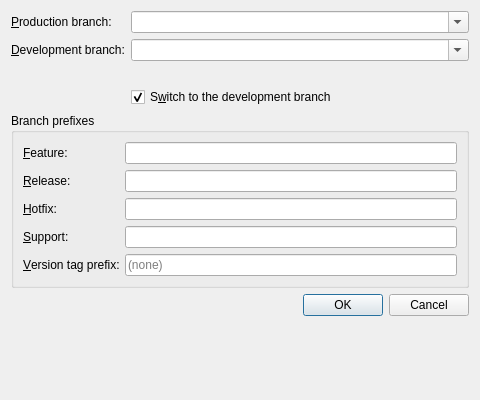
<?xml version="1.0" encoding="UTF-8"?>
<ui version="4.0">
 <class>GitFlowInitDialog</class>
 <widget class="QDialog" name="GitFlowInitDialog">
  <property name="windowModality">
   <enum>Qt::WindowModality::WindowModal</enum>
  </property>
  <property name="geometry">
   <rect>
    <x>0</x>
    <y>0</y>
    <width>480</width>
    <height>400</height>
   </rect>
  </property>
  <property name="windowTitle">
   <string>Initialize Git Flow</string>
  </property>
  <layout class="QFormLayout" name="formLayout">
   <property name="fieldGrowthPolicy">
    <enum>QFormLayout::FieldGrowthPolicy::ExpandingFieldsGrow</enum>
   </property>
   <item row="0" column="0">
    <widget class="QLabel" name="masterLabel">
     <property name="text">
      <string>&amp;Production branch:</string>
     </property>
     <property name="buddy">
      <cstring>masterComboBox</cstring>
     </property>
    </widget>
   </item>
   <item row="0" column="1">
    <widget class="QComboBox" name="masterComboBox">
     <property name="sizePolicy">
      <sizepolicy hsizetype="Expanding" vsizetype="Fixed">
       <horstretch>0</horstretch>
       <verstretch>0</verstretch>
      </sizepolicy>
     </property>
     <property name="editable">
      <bool>true</bool>
     </property>
     <property name="insertPolicy">
      <enum>QComboBox::InsertPolicy::NoInsert</enum>
     </property>
    </widget>
   </item>
   <item row="1" column="0">
    <widget class="QLabel" name="developLabel">
     <property name="text">
      <string>&amp;Development branch:</string>
     </property>
     <property name="buddy">
      <cstring>developComboBox</cstring>
     </property>
    </widget>
   </item>
   <item row="1" column="1">
    <widget class="QComboBox" name="developComboBox">
     <property name="sizePolicy">
      <sizepolicy hsizetype="Expanding" vsizetype="Fixed">
       <horstretch>0</horstretch>
       <verstretch>0</verstretch>
      </sizepolicy>
     </property>
     <property name="editable">
      <bool>true</bool>
     </property>
     <property name="insertPolicy">
      <enum>QComboBox::InsertPolicy::NoInsert</enum>
     </property>
    </widget>
   </item>
   <item row="2" column="1">
    <widget class="QLabel" name="developInfoLabel">
     <property name="sizePolicy">
      <sizepolicy hsizetype="Expanding" vsizetype="Preferred">
       <horstretch>0</horstretch>
       <verstretch>0</verstretch>
      </sizepolicy>
     </property>
     <property name="wordWrap">
      <bool>true</bool>
     </property>
    </widget>
   </item>
   <item row="3" column="1">
    <widget class="QCheckBox" name="switchCheckBox">
     <property name="text">
      <string>S&amp;witch to the development branch</string>
     </property>
     <property name="checked">
      <bool>true</bool>
     </property>
    </widget>
   </item>
   <item row="4" column="0" colspan="2">
    <widget class="QGroupBox" name="prefixGroupBox">
     <property name="title">
      <string>Branch prefixes</string>
     </property>
     <layout class="QFormLayout" name="prefixFormLayout">
      <property name="fieldGrowthPolicy">
       <enum>QFormLayout::FieldGrowthPolicy::ExpandingFieldsGrow</enum>
      </property>
      <item row="0" column="0">
       <widget class="QLabel" name="featureLabel">
        <property name="text">
         <string>&amp;Feature:</string>
        </property>
        <property name="buddy">
         <cstring>featureEdit</cstring>
        </property>
       </widget>
      </item>
      <item row="0" column="1">
       <widget class="QLineEdit" name="featureEdit"/>
      </item>
      <item row="1" column="0">
       <widget class="QLabel" name="releaseLabel">
        <property name="text">
         <string>&amp;Release:</string>
        </property>
        <property name="buddy">
         <cstring>releaseEdit</cstring>
        </property>
       </widget>
      </item>
      <item row="1" column="1">
       <widget class="QLineEdit" name="releaseEdit"/>
      </item>
      <item row="2" column="0">
       <widget class="QLabel" name="hotfixLabel">
        <property name="text">
         <string>&amp;Hotfix:</string>
        </property>
        <property name="buddy">
         <cstring>hotfixEdit</cstring>
        </property>
       </widget>
      </item>
      <item row="2" column="1">
       <widget class="QLineEdit" name="hotfixEdit"/>
      </item>
      <item row="3" column="0">
       <widget class="QLabel" name="supportLabel">
        <property name="text">
         <string>&amp;Support:</string>
        </property>
        <property name="buddy">
         <cstring>supportEdit</cstring>
        </property>
       </widget>
      </item>
      <item row="3" column="1">
       <widget class="QLineEdit" name="supportEdit"/>
      </item>
      <item row="4" column="0">
       <widget class="QLabel" name="versionTagLabel">
        <property name="text">
         <string>&amp;Version tag prefix:</string>
        </property>
        <property name="buddy">
         <cstring>versionTagEdit</cstring>
        </property>
       </widget>
      </item>
      <item row="4" column="1">
       <widget class="QLineEdit" name="versionTagEdit">
        <property name="placeholderText">
         <string>(none)</string>
        </property>
       </widget>
      </item>
     </layout>
    </widget>
   </item>
   <item row="5" column="0" colspan="2">
    <widget class="QDialogButtonBox" name="buttonBox">
     <property name="orientation">
      <enum>Qt::Orientation::Horizontal</enum>
     </property>
     <property name="standardButtons">
      <set>QDialogButtonBox::StandardButton::Cancel|QDialogButtonBox::StandardButton::Ok</set>
     </property>
    </widget>
   </item>
  </layout>
 </widget>
 <tabstops>
  <tabstop>masterComboBox</tabstop>
  <tabstop>developComboBox</tabstop>
  <tabstop>switchCheckBox</tabstop>
  <tabstop>featureEdit</tabstop>
  <tabstop>releaseEdit</tabstop>
  <tabstop>hotfixEdit</tabstop>
  <tabstop>supportEdit</tabstop>
  <tabstop>versionTagEdit</tabstop>
 </tabstops>
 <resources/>
 <connections>
  <connection>
   <sender>buttonBox</sender>
   <signal>accepted()</signal>
   <receiver>GitFlowInitDialog</receiver>
   <slot>accept()</slot>
   <hints>
    <hint type="sourcelabel">
     <x>240</x>
     <y>380</y>
    </hint>
    <hint type="destinationlabel">
     <x>240</x>
     <y>200</y>
    </hint>
   </hints>
  </connection>
  <connection>
   <sender>buttonBox</sender>
   <signal>rejected()</signal>
   <receiver>GitFlowInitDialog</receiver>
   <slot>reject()</slot>
   <hints>
    <hint type="sourcelabel">
     <x>320</x>
     <y>380</y>
    </hint>
    <hint type="destinationlabel">
     <x>320</x>
     <y>200</y>
    </hint>
   </hints>
  </connection>
 </connections>
</ui>
